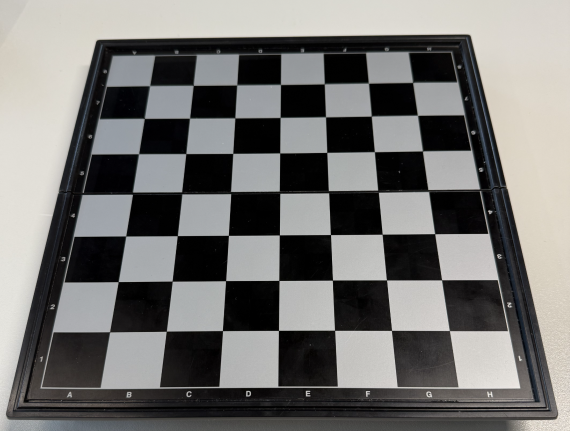
#> input picture chessboard3.png, 1140 x 862 px (shown at 1/2 size)
$ python chess_board_detection.py
#> lines starting #> are read from the running program, lines starting #| are printed output that depends on the picture; after the words box and inside, x2 and y2 are one past the last pixel; in counts of white or black regions, pixels touching at a corner belong together
#!/usr/bin/env python3
# -*- coding: utf-8 -*-
"""
Chess Position Recognition: Chessboard Detection

This script implements the approach described in Section 3.1 of the paper
"Development of an autonomous chess robot system using computer vision and deep learning"

The chessboard detection process consists of four main steps:
1. Edge detection using Canny algorithm
2. Line detection using Hough Line Transform
3. Intersection point detection via clustering
4. Flattening the board using Homography transform
"""

# Import necessary libraries
import cv2
import numpy as np
import matplotlib.pyplot as plt
from sklearn.cluster import DBSCAN
import os

# Configure matplotlib for better visualization
plt.rcParams['figure.figsize'] = (12, 10)

def edge_detection(image):
    """Detect edges using the Canny algorithm as described in the paper"""
    # Convert to grayscale
    gray_image = cv2.cvtColor(image, cv2.COLOR_BGR2GRAY)

    # Apply Gaussian blur (5x5 kernel as mentioned in the paper)
    blurred_image = cv2.GaussianBlur(gray_image, (5, 5), 0)

    # Apply Canny edge detection
    # The paper uses a double threshold in the range [100, 200]
    edges = cv2.Canny(blurred_image, 100, 150)

    return gray_image, blurred_image, edges

def line_detection(edges, min_line_length=100, max_line_gap=10):
    """Detect lines using the Hough Line Transform"""
    # Apply probabilistic Hough Line Transform
    lines = cv2.HoughLinesP(edges, rho=1, theta=np.pi/180, threshold=100,
                         minLineLength=min_line_length, maxLineGap=max_line_gap)

    return lines

def draw_lines(image, lines):
    """Draw detected lines on the image"""
    line_image = image.copy()

    if lines is not None:
        for line in lines:
            x1, y1, x2, y2 = line[0]
            cv2.line(line_image, (x1, y1), (x2, y2), (255, 0, 0), 2)

    return line_image

def find_line_intersections(lines, image_shape):
    """Find the intersections of all lines"""
    height, width = image_shape[0:2]
    intersections = []

    # Convert detected lines to a more usable format
    processed_lines = []
    if lines is not None:
        for line in lines:
            x1, y1, x2, y2 = line[0]
            # Calculate line equation ax + by + c = 0
            if x2 - x1 == 0:  # Vertical line
                a, b, c = 1, 0, -x1
            else:
                a = (y2 - y1) / (x2 - x1)
                b = -1
                c = y1 - a * x1
            processed_lines.append((a, b, c))

    # Find intersections between all pairs of lines
    for i in range(len(processed_lines)):
        for j in range(i+1, len(processed_lines)):
            a1, b1, c1 = processed_lines[i]
            a2, b2, c2 = processed_lines[j]

            # Calculate determinant
            det = a1 * b2 - a2 * b1

            # Check if lines are parallel
            if abs(det) < 1e-10:
                continue

            # Calculate intersection point
            x = (b1 * c2 - b2 * c1) / det
            y = (a2 * c1 - a1 * c2) / det

            # Only include points that are within the image
            if 0 <= x < width and 0 <= y < height:
                intersections.append((x, y))

    return np.array(intersections)

def cluster_intersections(intersections, eps=20, min_samples=1):
    """Cluster intersection points using DBSCAN"""
    if len(intersections) == 0:
        return []

    # Apply DBSCAN clustering
    clustering = DBSCAN(eps=eps, min_samples=min_samples).fit(intersections)

    # Get cluster labels and number of clusters
    labels = clustering.labels_
    n_clusters = len(set(labels)) - (1 if -1 in labels else 0)

    # Calculate cluster centers
    clustered_points = []
    for i in range(n_clusters):
        cluster_points = intersections[labels == i]
        center_x = np.mean(cluster_points[:, 0])
        center_y = np.mean(cluster_points[:, 1])
        clustered_points.append((center_x, center_y))

    return np.array(clustered_points)

def draw_intersections(image, intersections):
    """Draw intersection points on the image"""
    intersection_image = image.copy()

    for point in intersections:
        x, y = point
        cv2.circle(intersection_image, (int(x), int(y)), 5, (0, 255, 0), -1)

    return intersection_image

def create_flattened_chessboard(image, intersections, board_size=8):
    """Create a flattened view of the chessboard using Homography transform"""
    # Not enough intersections for a valid chessboard
    if len(intersections) < 4:
        print(f"Warning: Not enough intersections for a chessboard.")
        return None, None

    # We need to sort the intersections to form a grid
    # First, let's try to find corners of the board
    try:
        # Sort by y-coordinate (top to bottom)
        sorted_by_y = intersections[np.argsort(intersections[:, 1])]

        # Try to get points for each row
        rows = []
        current_y = sorted_by_y[0, 1]
        current_row = []

        # Group points by similar y-coordinate
        for point in sorted_by_y:
            if abs(point[1] - current_y) < 20:  # Same row if within 20 pixels
                current_row.append(point)
            else:
                if current_row:  # If we have points in the current row
                    # Sort current row by x-coordinate
                    current_row = sorted(current_row, key=lambda p: p[0])
                    rows.append(current_row)
                # Start a new row
                current_y = point[1]
                current_row = [point]

        # Add the last row if it's not empty
        if current_row:
            current_row = sorted(current_row, key=lambda p: p[0])
            rows.append(current_row)

        # Extract the four corners of the chessboard
        if len(rows) > 0 and len(rows[0]) > 0 and len(rows[-1]) > 0:
            top_left = rows[0][0]
            top_right = rows[0][-1]
            bottom_left = rows[-1][0]
            bottom_right = rows[-1][-1]

            # Define source points (detected corners)
            src_points = np.array([top_left, top_right, bottom_right, bottom_left], dtype=np.float32)

            # Define destination points (rectangle)
            dst_size = 800  # Size of the output square
            dst_points = np.array([[0, 0], [dst_size, 0], [dst_size, dst_size], [0, dst_size]], dtype=np.float32)

            # Calculate homography matrix
            H, _ = cv2.findHomography(src_points, dst_points)

            # Apply perspective transformation
            flattened = cv2.warpPerspective(image, H, (dst_size, dst_size))

            return flattened, H
        else:
            print("Error: Could not find valid rows for chessboard corners.")
            return None, None
    except Exception as e:
        print(f"Error applying homography: {e}")
        return None, None

def extract_chessboard_squares(flattened_image, board_size=8):
    """Extract individual squares from the flattened chessboard"""
    if flattened_image is None:
        return None

    height, width = flattened_image.shape[:2]
    square_size = min(height, width) // board_size

    squares = []
    for row in range(board_size):
        for col in range(board_size):
            # Calculate square coordinates
            top = row * square_size
            left = col * square_size

            # Extract the square
            square = flattened_image[top:top+square_size, left:left+square_size]
            squares.append(((row, col), square))

    return squares

def resize_image(image, target_width=416):
    """Resize the image to the target width while maintaining aspect ratio"""
    height, width = image.shape[:2]
    aspect_ratio = height / width
    target_height = int(target_width * aspect_ratio)
    resized_image = cv2.resize(image, (target_width, target_height), interpolation=cv2.INTER_AREA)
    return resized_image

def process_chessboard_image(image_path, target_width=416):
    """Process a chessboard image through all steps"""
#> called with image_path = 'chessboard3.png', target_width = 416
    # Load the chess board image
    original_image = cv2.imread(image_path)
#> original_image is the input picture: shape (862, 1140, 3); mean B, G, R 113.8, 115.7, 116.5
    if original_image is None:
        print(f"Error: Could not load image from {image_path}")
        return None

    # Resize the image to the target width while maintaining aspect ratio
    print(f"Original image size: {original_image.shape[1]}x{original_image.shape[0]}")
#| Original image size: 1140x862
    resized_image = resize_image(original_image, target_width)
    print(f"Resized image to: {resized_image.shape[1]}x{resized_image.shape[0]}")
#| Resized image to: 416x314

    # Convert to RGB for display purposes (OpenCV loads as BGR)
    rgb_image = cv2.cvtColor(resized_image, cv2.COLOR_BGR2RGB)

    # Step 1: Edge detection
    print("Step 1: Applying edge detection...")
    gray_image, blurred_image, edges = edge_detection(resized_image)
#> in edge_detection, `edges = cv2.Canny(blurred_image, 100, 150)`:
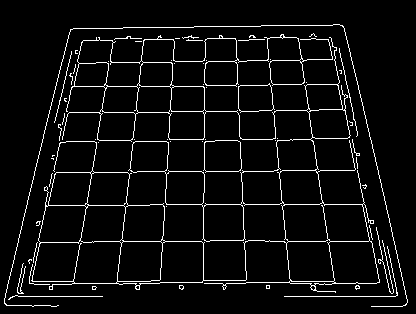
#> edges: shape (314, 416); 5.4% white in thin lines or dots, all inside (x1, y1, x2, y2) = (4, 24, 408, 307)

    # Step 2: Line detection
    print("Step 2: Detecting lines using Hough Transform...")
    lines = line_detection(edges)
#> in line_detection, `lines = cv2.HoughLinesP(edges, rho=1, theta=np.pi/180, threshold=100, ..`: lines = 19 rows, first 6: [150, 204, 364, 204], [207, 26, 320, 25], [344, 28, 407, 301], [79, 241, 209, 241], [284, 296, 395, 296], [203, 112, 352, 109]
    if lines is None:
        print("No lines detected in the image.")
        return None
    print(f"Number of lines detected: {len(lines)}")
#| Number of lines detected: 19

    # Step 3: Find and cluster intersection points
    print("Step 3: Finding line intersections...")
    intersections = find_line_intersections(lines, resized_image.shape)
#> the loop in find_line_intersections, `for line in lines:` made 19 passes
#> (x1, y1, x2, y2, a, b, c) on passes 1 to 8: (150, 204, 364, 204, 0, -1, 204), (207, 26, 320, 25, -0.00885, -1, 27.83), (344, 28, 407, 301, 4.33, -1, -1462.7), (79, 241, 209, 241, 0, -1, 241), (284, 296, 395, 296, 0, -1, 296), (203, 112, 352, 109, -0.0201, -1, 116.1), (216, 85, 346, 83, -0.0154, -1, 88.32), (74, 282, 112, 40, -6.37, -1, 753.3)
#> after the loop in find_line_intersections, `for line in lines:`: processed_lines = 19 items, first 6: (0, -1, 204), (-0.00885, -1, 27.83), (4.33, -1, -1462.7), (0, -1, 241), (0, -1, 296), (-0.0201, -1, 116.1)
#> the loop in find_line_intersections, `for i in range(len(processed_lines)):` made 19 passes
#> after the loop in find_line_intersections, `for i in range(len(processed_lines)):`: intersections = 91 pairs, first value 3.84 to 405.8, second value 24.79 to 296
    print(f"Number of raw intersections: {len(intersections)}")
#| Number of raw intersections: 91

    clustered_intersections = cluster_intersections(intersections)
#> in cluster_intersections, `labels = clustering.labels_`: labels = 91 values, max 70 at index 80, min 0 at index 0, mean 33.47
#> in cluster_intersections, `n_clusters = len(set(labels)) - (1 if -1 in labels else 0)`: n_clusters = 71
#> the loop in cluster_intersections, `for i in range(n_clusters):` made 71 passes
#> (center_x, center_y) on passes 10 to 17: (343.3, 24.79), (114.1, 26.82), (173.7, 26.3), (70.44, 27.21), (144.1, 26.56), (236, 25.74), (296.2, 25.21), (263.6, 25.5)
#> after the loop in cluster_intersections, `for i in range(n_clusters):`: clustered_points = 71 pairs, first value 3.84 to 405.8, second value 24.79 to 296
#> clustered_intersections has the same summary as clustered_points in cluster_intersections
    print(f"Number of clustered intersections: {len(clustered_intersections)}")
#| Number of clustered intersections: 71

    # Step 4: Apply homography to flatten the chessboard
    print("Step 4: Applying homography transform...")
    flattened_image, homography_matrix = create_flattened_chessboard(resized_image, clustered_intersections)
#> in create_flattened_chessboard, `sorted_by_y = intersections[np.argsort(intersections[:, 1])]`: sorted_by_y has the same summary as clustered_points in cluster_intersections
#> in create_flattened_chessboard, `current_y = sorted_by_y[0, 1]`: current_y = 24.79
#> the loop in create_flattened_chessboard, `for point in sorted_by_y:` made 71 passes
#> current_y on passes 10, 19, 27, 36, 45, 54, 63: 58.9, 84.42, 108.8, 171, 204.5, 241, 296
#> after the loop in create_flattened_chessboard, `for point in sorted_by_y:`: rows = 7 items
#> in create_flattened_chessboard, `current_row = sorted(current_row, key=lambda p: p[0])`: current_row = [[3.84, 296], [71.8, 296], [115.4, 296], [159.7, 296], [204, 296], [245.7, 296], [291.7, 296], [335.1, 296], [405.8, 296]]
#> in create_flattened_chessboard, `top_left = rows[0][0]`: top_left = [70.44, 27.21]
#> in create_flattened_chessboard, `top_right = rows[0][-1]`: top_right = [343.3, 24.79]
#> in create_flattened_chessboard, `bottom_left = rows[-1][0]`: bottom_left = [3.84, 296]
#> in create_flattened_chessboard, `bottom_right = rows[-1][-1]`: bottom_right = [405.8, 296]
#> in create_flattened_chessboard, `src_points = np.array([top_left, top_right, bottom_right, bottom_left]..`: src_points = [[70.44, 27.21], [343.3, 24.79], [405.8, 296], [3.84, 296]]
#> in create_flattened_chessboard, `H, _ = cv2.findHomography(src_points, dst_points)`: H = [[3.13, 0.775, -241.3], [0.0409, 4.62, -128.7], [5.11e-05, 0.00186, 1]]
#> in create_flattened_chessboard, `flattened = cv2.warpPerspective(image, H, (dst_size, dst_size))`:
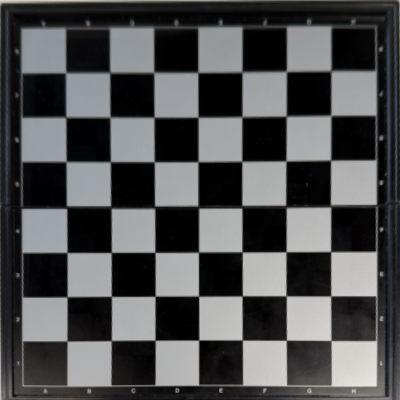
#> flattened: shape (800, 800, 3) (shown at 1/2 size); mean B, G, R 82, 81.1, 80.4
#> homography_matrix has the same summary as H in create_flattened_chessboard

    if flattened_image is None:
        print("Failed to create flattened chessboard view.")
        return None

    # Optional: Extract individual squares
    print("Extracting individual chessboard squares...")
    squares = extract_chessboard_squares(flattened_image)
#> after the loop in extract_chessboard_squares, `for row in range(board_size):`: squares = 64 items
#> squares = 64 items

    # Return all processed results
    results = {
        'original_image': original_image,
        'resized_image': resized_image,
        'rgb_image': rgb_image,
        'gray_image': gray_image,
        'blurred_image': blurred_image,
        'edges': edges,
        'lines': lines,
        'intersections': intersections,
        'clustered_intersections': clustered_intersections,
        'flattened_image': flattened_image,
        'squares': squares
    }

    return results

def display_results(results, save_dir='output'):
    """Display the results of chessboard detection and save to files"""
    if results is None:
        print("No results to display.")
        return

    # Create output directory if it doesn't exist
    if not os.path.exists(save_dir):
        os.makedirs(save_dir)
        print(f"Created output directory: {save_dir}")

    # Save original image
    plt.figure(figsize=(16, 8))

    plt.subplot(1, 2, 1)
    plt.imshow(cv2.cvtColor(results['original_image'], cv2.COLOR_BGR2RGB))
    plt.title('Original Chess Board Image')
    plt.axis('off')

    plt.subplot(1, 2, 2)
    plt.imshow(results['rgb_image'])
    plt.title(f'Resized Image ({results["resized_image"].shape[1]}x{results["resized_image"].shape[0]})')
    plt.axis('off')

    plt.tight_layout()
    plt.savefig(f"{save_dir}/01_original_and_resized.png", bbox_inches='tight')
    plt.close()
    print(f"Saved original and resized images to {save_dir}/01_original_and_resized.png")

    # Save edge detection results
    plt.figure(figsize=(16, 4))

    plt.subplot(1, 3, 1)
    plt.imshow(results['gray_image'], cmap='gray')
    plt.title('Grayscale Image')
    plt.axis('off')

    plt.subplot(1, 3, 2)
    plt.imshow(results['blurred_image'], cmap='gray')
    plt.title('Blurred Image')
    plt.axis('off')

    plt.subplot(1, 3, 3)
    plt.imshow(results['edges'], cmap='gray')
    plt.title('Canny Edge Detection')
    plt.axis('off')

    plt.tight_layout()
    plt.savefig(f"{save_dir}/02_edge_detection.png", bbox_inches='tight')
    plt.close()
    print(f"Saved edge detection results to {save_dir}/02_edge_detection.png")

    # Save individual edge detection images for clarity
    cv2.imwrite(f"{save_dir}/02a_grayscale.png", results['gray_image'])
    cv2.imwrite(f"{save_dir}/02b_blurred.png", results['blurred_image'])
    cv2.imwrite(f"{save_dir}/02c_edges.png", results['edges'])

    # Save line detection results
    line_image = draw_lines(results['rgb_image'], results['lines'])
    plt.figure(figsize=(12, 10))
    plt.imshow(line_image)
    plt.title('Detected Lines (Hough Transform)')
    plt.axis('off')
    plt.savefig(f"{save_dir}/03_line_detection.png", bbox_inches='tight')
    plt.close()
    print(f"Saved line detection results to {save_dir}/03_line_detection.png")

    # Also save as BGR for OpenCV
    cv2.imwrite(f"{save_dir}/03_line_detection_cv2.png",
               cv2.cvtColor(line_image, cv2.COLOR_RGB2BGR))

    # Save intersection points
    intersection_image = draw_intersections(results['rgb_image'], results['clustered_intersections'])
    plt.figure(figsize=(12, 10))
    plt.imshow(intersection_image)
    plt.title('Detected Intersections')
    plt.axis('off')
    plt.savefig(f"{save_dir}/04_intersections.png", bbox_inches='tight')
    plt.close()
    print(f"Saved intersection detection results to {save_dir}/04_intersections.png")

    # Also save as BGR for OpenCV
    cv2.imwrite(f"{save_dir}/04_intersections_cv2.png",
               cv2.cvtColor(intersection_image, cv2.COLOR_RGB2BGR))

    # Save flattened chessboard
    if results['flattened_image'] is not None:
        flattened_rgb = cv2.cvtColor(results['flattened_image'], cv2.COLOR_BGR2RGB)
        plt.figure(figsize=(10, 10))
        plt.imshow(flattened_rgb)
        plt.title('Flattened Chessboard View')
        plt.axis('off')
        plt.savefig(f"{save_dir}/05_flattened_chessboard.png", bbox_inches='tight')
        plt.close()
        print(f"Saved flattened chessboard to {save_dir}/05_flattened_chessboard.png")

        # Also save the OpenCV BGR version
        cv2.imwrite(f"{save_dir}/05_flattened_chessboard_cv2.png", results['flattened_image'])

    # Save a subset of extracted squares
    if results['squares']:
        plt.figure(figsize=(15, 5))
        for i in range(min(8, len(results['squares']))):
            position, square = results['squares'][i]
            plt.subplot(1, 8, i+1)
            plt.imshow(cv2.cvtColor(square, cv2.COLOR_BGR2RGB))
            plt.title(f"({position[0]}, {position[1]})")
            plt.axis('off')
        plt.tight_layout()
        plt.savefig(f"{save_dir}/06_extracted_squares.png", bbox_inches='tight')
        plt.close()
        print(f"Saved extracted squares to {save_dir}/06_extracted_squares.png")

        # Save individual squares
        for i in range(min(16, len(results['squares']))):
            position, square = results['squares'][i]
            square_filename = f"{save_dir}/square_{position[0]}_{position[1]}.png"
            cv2.imwrite(square_filename, square)

if __name__ == "__main__":
    # Process the chessboard image
    image_path = 'chessboard3.png'
    results = process_chessboard_image(image_path)
#> results = 11 items

    # Display the results
    if results:
        display_results(results)
#> in display_results, `plt.savefig(f"{save_dir}/01_original_and_resized.png", bbox_inches='ti..`:
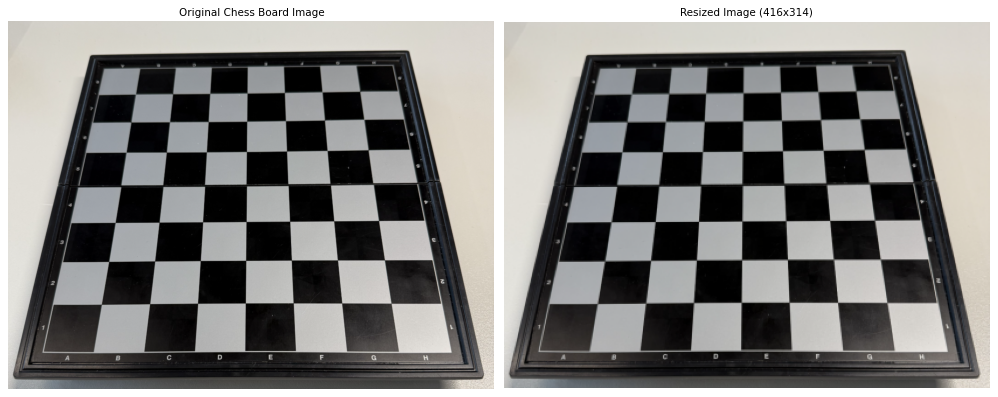
#> figure drawn by matplotlib, 2 panels
#> the loop in draw_lines, `for line in lines:` made 19 passes
#> after the loop in draw_lines, `for line in lines:`:
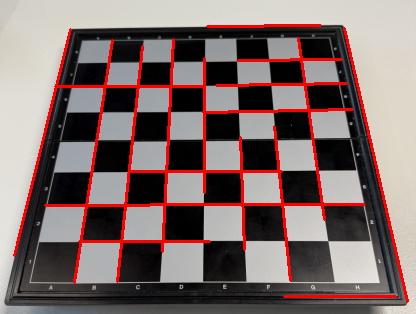
#> line_image: shape (314, 416, 3); mean R, G, B 127.9, 109, 107.2
#> the loop in draw_intersections, `for point in intersections:` made 71 passes
#> (x, y) on passes 1 to 8: (384.7, 204.5), (86.17, 204.5), (164.4, 204.5), (26.51, 204.5), (125.1, 204.5), (242.4, 204.5), (321.9, 204.5), (282.2, 204.5)
#> the loop in display_results, `for i in range(min(8, len(results['squares']))):` made 8 passes
#> position on passes 1 to 8: (0, 0), (0, 1), (0, 2), (0, 3), (0, 4), (0, 5), (0, 6), (0, 7)
#> pass 1, in display_results, `position, square = results['squares'][i]`:
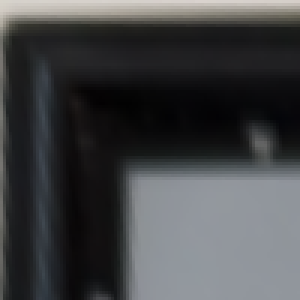
#> square: shape (100, 100, 3) (shown 3 times larger); mean of channels 0, 1, 2 69.8, 68.1, 66.9; drawn as B, G, R
#> after the loop in display_results, `for i in range(min(8, len(results['squares']))):`:
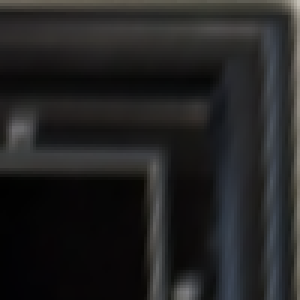
#> square: shape (100, 100, 3) (shown 3 times larger); mean of channels 0, 1, 2 34.9, 34.8, 35; drawn as B, G, R
#> in display_results, `plt.savefig(f"{save_dir}/06_extracted_squares.png", bbox_inches='tight')`:
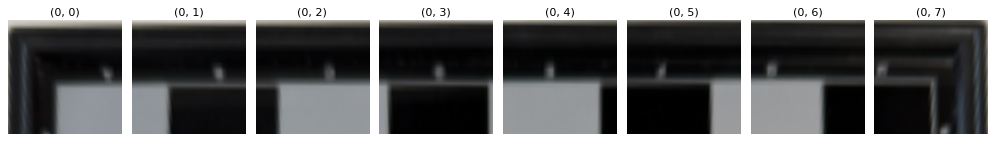
#> figure drawn by matplotlib, 8 panels
#> the loop in display_results, `for i in range(min(16, len(results['squares']))):` made 16 passes
    else:
        print("Processing failed. Check the error messages above.")
